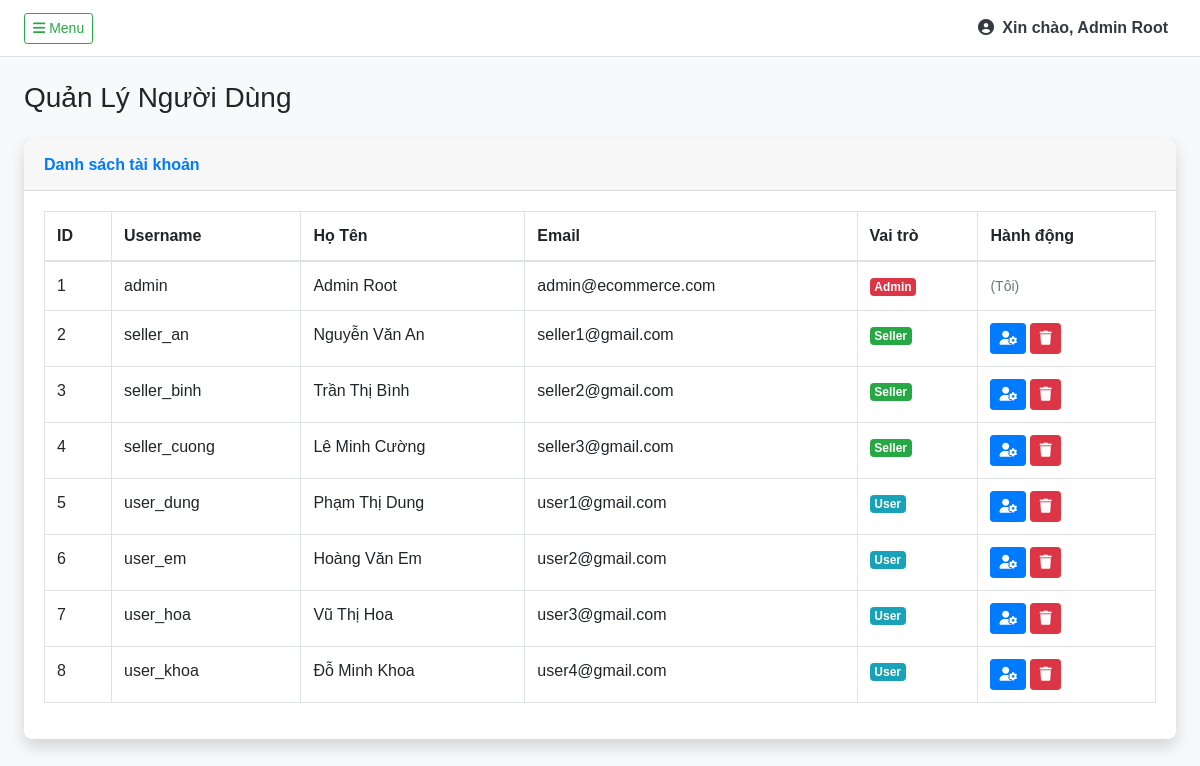
The page /page/AdminPage/UserPage/users_list.php (signed in) on the database its author committed.
### tables this page shows
CREATE TABLE `acc` (
  `aid` int(11) NOT NULL,
  `afname` varchar(100) NOT NULL,
  `alname` varchar(100) NOT NULL,
  `email` varchar(100) NOT NULL,
  `phone` varchar(20) NOT NULL,
  `username` varchar(50) NOT NULL,
  `password` varchar(255) NOT NULL,
  `role` enum('admin','seller','user') NOT NULL DEFAULT 'user'
);

### page/AdminPage/UserPage/users_list.php (the view, shortened to what this page needs)
<?php
require_once '../Layout/header.php';
$current_aid = $_SESSION['aid'];
$sql = "SELECT * FROM acc ORDER BY aid ASC";
$result = $conn->query($sql);
?>
<h1 class="h3 mb-4 text-gray-800">Quản Lý Người Dùng</h1>
<div class="card shadow mb-4">
    <div class="card-header py-3"><h6 class="m-0 font-weight-bold text-primary">Danh sách tài khoản</h6></div>
    <div class="card-body">
        <div class="table-responsive">
            <table class="table table-bordered" width="100%">
                <thead>
                    <tr>
                        <th>ID</th>
                        <th>Username</th>
                        <th>Họ Tên</th>
                        <th>Email</th>
                        <th>Vai trò</th>
                        <th>Hành động</th>
                    </tr>
                </thead>
                <tbody>
                    <?php if($result) while($row = $result->fetch_assoc()): ?>
                    <tr>
                        <td><?= $row['aid'] ?></td>
                        <td><?= htmlspecialchars($row['username']) ?></td>
                        <td><?= htmlspecialchars($row['afname'] . ' ' . $row['alname']) ?></td>
                        <td><?= htmlspecialchars($row['email']) ?></td>
                        <td>
                            <?php
                                $badges = ['admin'=>'danger', 'seller'=>'success', 'user'=>'info'];
                                $r = $row['role'];
                            ?>
                            <span class="badge badge-<?= $badges[$r] ?>"><?= ucfirst($r) ?></span>
                        </td>
                        <td>
                            <?php if($row['aid'] != $current_aid): ?>
                                <button class="btn btn-sm btn-primary"
                                    data-toggle="modal" data-target="#modalUser"
                                    onclick="editUser('<?= $row['aid'] ?>', '<?= htmlspecialchars($row['username']) ?>', '<?= $row['role'] ?>')">
                                    <i class="fas fa-user-cog"></i>
                                </button>
                                <a href="?action=delete&aid=<?= $row['aid'] ?>"
                                   class="btn btn-sm btn-danger"
                                   onclick="return confirm('CẢNH BÁO: Xóa user này sẽ xóa cả Shop và Đơn hàng của họ (nếu có). Tiếp tục?')">
                                    <i class="fas fa-trash"></i>
                                </a>
                            <?php else: ?>
                                <span class="text-muted small">(Tôi)</span>
                            <?php endif; ?>
                        </td>
                    </tr>
                    <?php endwhile; ?>
                </tbody>
            </table>
        </div>
    </div>
</div>
<?php require_once '../Layout/footer.php'; ?>

### page/AdminPage/Layout/header.php (style rules this page uses)
body { background: #f8f9fa; font-family: sans-serif; overflow-x: hidden; }
.card { border: none; border-radius: 8px; box-shadow: 0 0.15rem 1.75rem 0 rgba(58, 59, 69, 0.15); }

### rows shown on the page
acc: aid "1", username "admin", afname+alname "Admin Root", email "admin@ecommerce.com", role "Admin", shows "(Tôi)"
acc: aid "2", username "seller_an", afname+alname "Nguyễn Văn An", email "seller1@gmail.com", role "Seller"
acc: aid "3", username "seller_binh", afname+alname "Trần Thị Bình", email "seller2@gmail.com", role "Seller"
acc: aid "4", username "seller_cuong", afname+alname "Lê Minh Cường", email "seller3@gmail.com", role "Seller"
acc: aid "5", username "user_dung", afname+alname "Phạm Thị Dung", email "user1@gmail.com", role "User"
acc: aid "6", username "user_em", afname+alname "Hoàng Văn Em", email "user2@gmail.com", role "User"
acc: aid "7", username "user_hoa", afname+alname "Vũ Thị Hoa", email "user3@gmail.com", role "User"
acc: aid "8", username "user_khoa", afname+alname "Đỗ Minh Khoa", email "user4@gmail.com", role "User"

### other values the page prints
$_SESSION['fullname'] "Admin Root"
